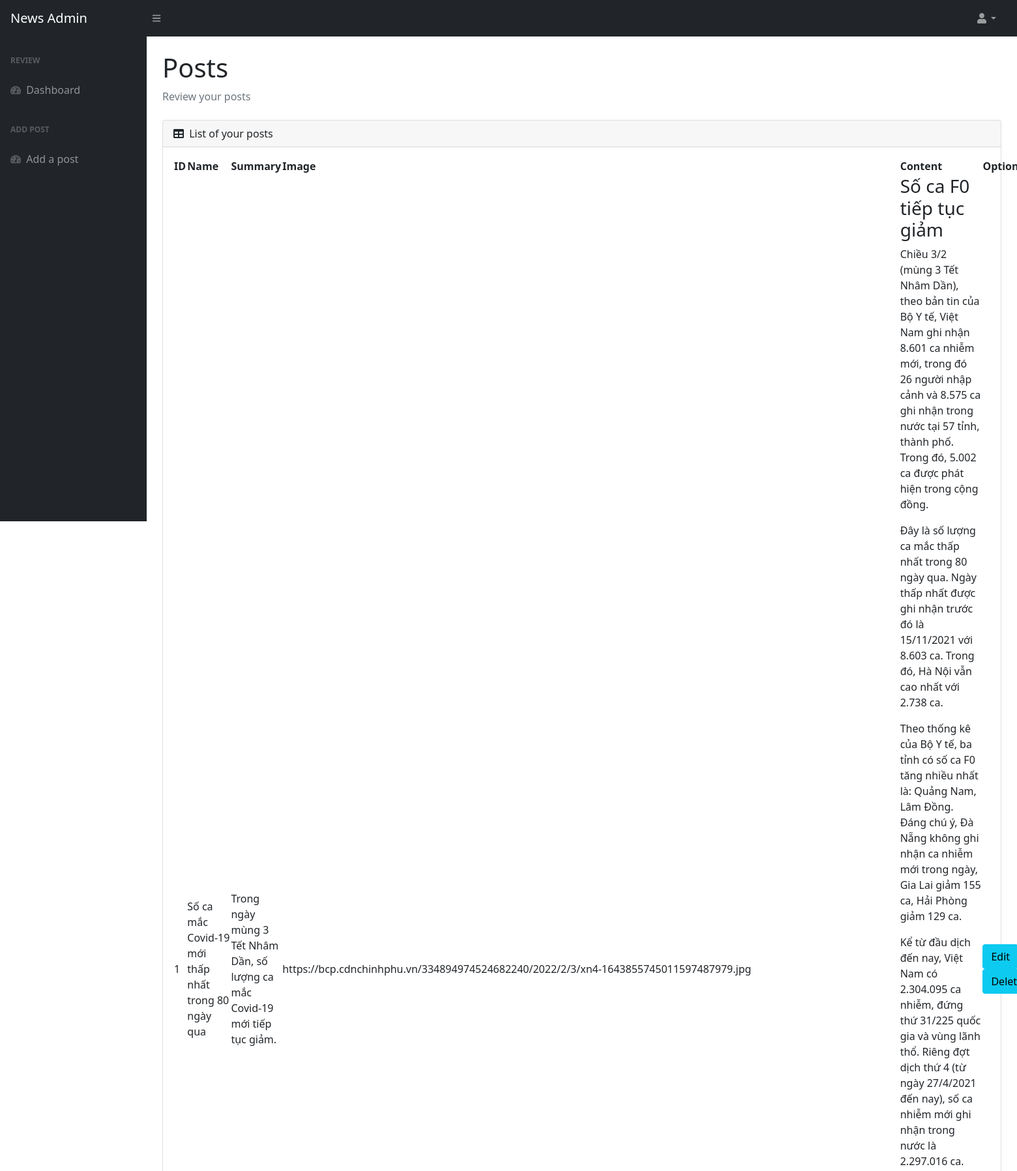
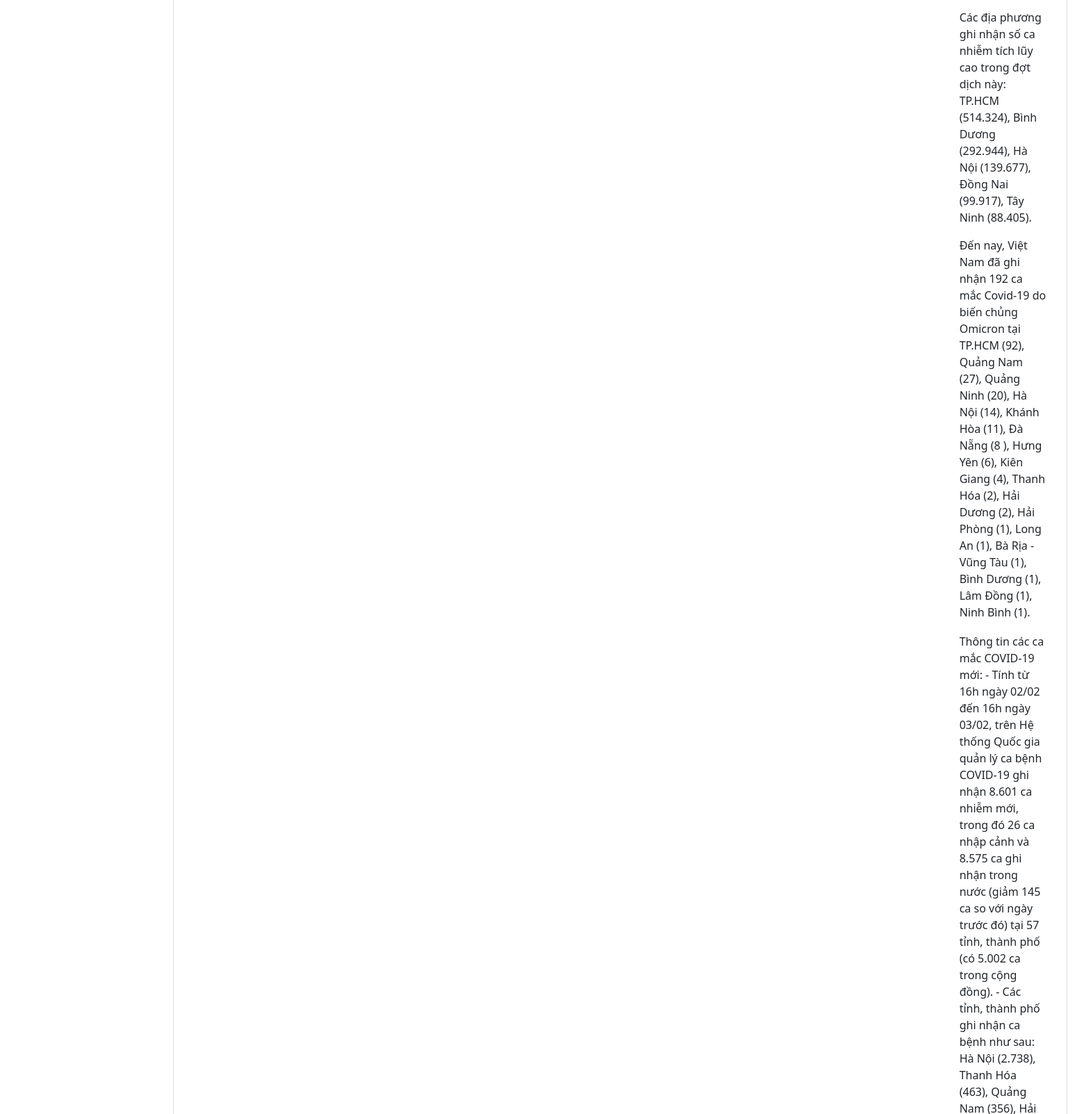
The app's page /dashboard (signed in, upper part) with its own data (2 pictures, top to bottom).
### tables this page shows
CREATE TABLE `posts` (
  `id` int NOT NULL AUTO_INCREMENT,
  `name` varchar(1000) DEFAULT NULL,
  `summary` varchar(1000) DEFAULT NULL,
  `image` varchar(1000) DEFAULT NULL,
  `content` varchar(10000) DEFAULT NULL,
  PRIMARY KEY (`id`)
);

### App/Controllers/mainController.php (called while the page is built, shortened)
<?php
class mainController extends Controller {
    public function getAllPosts() {
        $getList = new mainModel();
        $posts= $getList->getAll();
        return $this->loadView('../Views/AdminView/dashboard.php', ["posts" => $posts]);
    }
}

### Core/Router.php (called while the page is built, shortened)
<?php
class Router
{
    public $routeTable = [];
    public $currentRoute = null;
    public function register($method, $route, $params = [], $middleware = [])
    {
        $method = strtolower($method);
        $this->routeTable[$method][$route] = [
            'controller' => $params[0],
            'action' => $params[1] ?? 'index',
            'middleware' => $middleware
        ];
    }
    public function match()
    {
        $url = parse_url($_SERVER['REQUEST_URI']);
        $method = strtolower($_SERVER['REQUEST_METHOD']);
        $path = $url['path'];
        $routeScore =[];
        foreach($this->routeTable[$method] as $route=>$controller){
            $routeScore[] = $this->routeScore($path,$route);
        }
        usort($routeScore, function($a, $b){
            if($a['score'] === $b['score']){
                return count($a['param']) < count($b['param']);
            }
            return $a['score'] < $b['score'];
        });
        $this->currentRoute = $this->routeTable[$method][$routeScore[0]['route']];
        $this->currentRoute['param'] = $routeScore[0]['param'];
    }
    public function routeScore($path, $string)
    {
        $path = explode('/', $path);
        $route = explode('/',$string);
        if(count($path) != count($route)){
            return ['score'=>0,'param' =>[], 'route'=>$string];
        }
        $score = 0;
        $param =[];
        foreach($route as $i=>$section){
            if($path[$i] == $section){
                $score += 1;
            }else{
                $p = $this->convertParam($section);
                if($p != ''){
                    $param[$p] = $path[$i];
                }
            }
        }
         $arr = ['score' => $score, 'param' =>$param, 'route'=>$string];
         return $arr;
    }
    public function convertParam($section){
        $start = substr($section, 0, 1);
        $end = substr($section, -1, 1);
        if( $start == '{' && $end == '}'){
            return str_replace(['{', '}'], '',$section);
        }
        return '';
    }
    public function getRoute()
    {
        return $this->currentRoute;
    }
    public function matchController()
    {
        $current = $this->getRoute();
        $controller = new $convertController;
        $action = $current['action'];
        call_user_func_array([$controller, $action], $current['param']);
    }
}

### public/index.php (called while the page is built, shortened)
<?php
spl_autoload_register(function ($class){
    $root = dirname(__DIR__);
    $file = $root . '/' . str_replace('\\', '/', $class) . '.php';
});
$router= new Router();
$router->register('GET', '/', ['homeController', 'index']);
$router->register('GET', '/{id}', ['homeController', 'showSingle']);
$router->register('GET', '/contact', ['homeController', 'contactUs']);
$router->register('POST', '/contact', ['homeController', 'sendEmail']);
$router->register('GET', '/login', ['logInController', 'showLogin']);
$router->register('POST', '/login', ['logInController', 'login']);
$router->register('GET', '/dashboard', ['mainController', 'getAllPosts']);
$router->register('GET', '/addpost', ['mainController', 'showAddPost']);
$router->register('POST', '/addpost', ['mainController', 'addNewPost']);
$router->register('GET', '/dashboard/delete/{id}', ['mainController', 'deletePost']);
$router->register('GET', '/dashboard/update/{id}', ['mainController', 'showUpdatePost']);
$router->register('POST', '/dashboard/update/{id}', ['mainController', 'updateThePost']);
$router->register('GET', '/logout', ['logInController', 'logout']);
$router->register('GET', '/api/dashboard', ['API\mainController', 'getAllPosts']);
$router->register('GET', '/api/dashboard/{id}', ['API\mainController', 'showSingle']);
$router->register('DELETE', '/api/dashboard/delete/{id}', ['API\mainController', 'deletePost']);
$router->register('POST', '/api/addpost', ['API\mainController', 'addNewPost']);
    try {
        $router->matchController();
    } catch (\Exception $exception) {
        echo $exception->getMessage();
        exit();
    }
?>

### App/Models/Model.php (called while the page is built, shortened)
<?php
class Model {
    public $conn;
    public function __construct()
    {
        $this->connectFile = new DB();
        $this->conn = $this->connectFile->dbConnect();
    }
    public function selectAll($tableName)
    {
        $this->sqlQuery = "SELECT * FROM $tableName";
        $query = $this->conn->query($this->sqlQuery);
        return $query->fetchAll();
    }
}
?>

### Core/Config.php (called while the page is built, shortened)
<?php
class Config
{
	public function __construct(){
		$this->hostName = 'localhost';
		$this->userName = 'root';
		$this->dbPassword = 'Tuan@8999';
		$this->dbName = 'newspaper';
	}
}
 ?>

### Core/DB.php (called while the page is built, shortened)
<?php
class DB extends Config {
    public function dbConnect()
    {
        $this->conn = new PDO("mysql:host=$this->hostName;dbname=$this->dbName;charset=utf8", $this->userName, $this->dbPassword);
        $this->conn->setAttribute(PDO::ATTR_DEFAULT_FETCH_MODE, PDO::FETCH_ASSOC);
        return $this->conn;
    }
}

### App/Models/mainModel.php (called while the page is built, shortened)
<?php
class mainModel extends Model {
    public function getAll() {
        $posts = $this->selectAll("posts");
        return $posts;
    }
}

### App/Views/AdminView/dashboard.php (the view, shortened to what this page needs)
<!DOCTYPE html>
<html lang="en">
<head>
    <link href="https://cdn.jsdelivr.net/npm/simple-datatables@latest/dist/style.css" rel="stylesheet" />
    <link href="../adminCSS/css/styles.css" rel="stylesheet" />
</head>
<body class="sb-nav-fixed">
<?php
include ("navbar.php");
?>
    <div id="layoutSidenav_content">
        <main>
            <div class="container-fluid px-4">
                <h1 class="mt-4">Posts</h1>
                <ol class="breadcrumb mb-4">
                    <li class="breadcrumb-item active">Review your posts</li>
                </ol>
                <div class="card mb-4">
                    <div class="card-header">
                        <i class="fas fa-table me-1"></i>
                        List of your posts
                    </div>
                    <div class="card-body">
                        <table id="datatablesSimple">
                            <thead>
                            <tr>
                                <th>ID</th>
                                <th>Name</th>
                                <th>Summary</th>
                                <th>Image</th>
                                <th>Content</th>
                                <th>Options</th>
                            </tr>
                            </thead>
                            <tbody>
                            <tr>
                                <?php foreach ($posts as $value) {?>
                            <tr>
                                <td><?= $value["id"]; ?></td>
                                <td><?= $value["name"]; ?></td>
                                <td><?= $value["summary"]?></td>
                                <td><?= $value["image"] ?></td>
                                <td><?= html_entity_decode($value["content"])?></td>
                                <td>
                                    <a href="/dashboard/update/<?= $value['id'] ?>" class="btn btn-info" role="button">Edit</a>
                                    <a href="/dashboard/delete/<?= $value['id'] ?>"><button class="btn btn-info" onclick="return confirm('Are you sure to delete this post?')" title="Delete">Delete</button></a>
                                </td>
                            </tr>
                            <?php }?>
                            </tr>
                            </tbody>
                        </table>
                    </div>
                </div>
            </div>
        </main>
    </div>
</div>
</body>
</html>

### App/Views/AdminView/navbar.php (shortened to what this page needs)
<nav class="sb-topnav navbar navbar-expand navbar-dark bg-dark">
    <a class="navbar-brand ps-3" href="/dashboard">News Admin</a>
    <button class="btn btn-link btn-sm order-1 order-lg-0 me-4 me-lg-0" id="sidebarToggle" href="#!"><i class="fas fa-bars"></i></button>
    <ul class="navbar-nav ms-auto ms-md-0 me-3 me-lg-4">
        <li class="nav-item dropdown">
            <a class="nav-link dropdown-toggle" id="navbarDropdown" href="#" role="button" data-bs-toggle="dropdown" aria-expanded="false"><i class="fas fa-user fa-fw"></i></a>
        </li>
    </ul>
</nav>
<div id="layoutSidenav">
    <div id="layoutSidenav_nav">
        <nav class="sb-sidenav accordion sb-sidenav-dark" id="sidenavAccordion">
            <div class="sb-sidenav-menu">
                <div class="nav">
                    <div class="sb-sidenav-menu-heading">Review</div>
                    <a class="nav-link" href="/dashboard">
                        <div class="sb-nav-link-icon"><i class="fas fa-tachometer-alt"></i></div>
                        Dashboard
                    </a>
                    <div class="sb-sidenav-menu-heading">Add post</div>
                    <a class="nav-link" href="/addpost">
                        <div class="sb-nav-link-icon"><i class="fas fa-tachometer-alt"></i></div>
                        Add a post
                    </a>
        </nav>
    </div>

### App/Controllers/Controller.php (shortened to what this page needs)
<?php
class Controller
{
    public $fileLayout = null;
    public function loadView($fileName, $data = [])
    {
        if (file_exists("../App/Views/$fileName")) {
            include "../App/Views/$fileName";
            $this->view = ob_get_contents();
            if ($this->fileLayout != null) {
                include "../App/Views/$this->fileLayout";
            } else {
                echo $this->view;
            }
        }
    }
}
?>

### records on screen
posts: id "1", name "Số ca mắc Covid-19 mới thấp nhất trong 80 ngày qua", summary "Trong ngày mùng 3 Tết Nhâm Dần, số lượng ca mắc Covid-19 mới tiếp tục giảm.", image "https://bcp.cdnchinhphu.vn/334894974524682240/2022/2/3/xn4-1643855745011597487979.jpg", content "Số ca F0 tiếp tục giảm Chiều 3/2 (mùng 3 Tết Nhâm Dần), theo bản tin của Bộ Y tế, Việt Nam ghi nhận 8.601 ca nhiễm mới, trong đó 26 người nhập cảnh và 8.575 ca ghi nhận trong nước tại 57 tỉnh, thành phố. Trong đó, 5.002 ca được phát hiện trong cộng đồng. Đây là số lượng ca mắc thấp nhất trong 80 ngày qua. Ngày thấp nhất được ghi nhận trước đó là 15/11/2021 với 8.603 ca. Trong đó, Hà Nội vẫn cao nhất với 2.738 ca. Theo thống kê của Bộ Y tế, ba tỉnh có số ca F0 tăng nhiều nhất là: Quảng Nam, Lâm Đồng. Đáng chú ý, Đà Nẵng không ghi nhận ca nhiễm mới trong ngày, Gia Lai giảm 155 ca, Hải Phòng giảm 129 ca. Kể từ đầu dịch đến nay, Việt Nam có 2.304.095 ca nhiễm, đứng thứ 31/225 quốc gia và vùng…"
